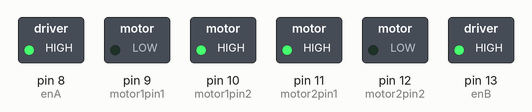
Recording of a sketch running on a simulated Arduino Uno, built with avr-gcc and run on an emulated ATmega328P. Shown: switched loads named in the sketch (green lamp = pin HIGH).

Above: at 0.1 s.
Timing chart, 0 to 1.6 s (numbered marks = the images above):
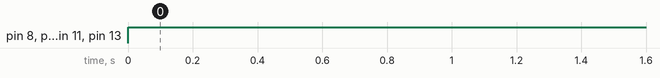

The sketch:

motor_sketch.ino
```cpp
int motor1pin1 = 9;
int motor1pin2 = 10;

int motor2pin1 = 11;
int motor2pin2 = 12;
int enA = 8;
int enB = 13;

int spdL = 128;
int spdR = 128;

void setup() {
  // put your setup code here, to run once:
  pinMode(motor1pin1, OUTPUT);
  pinMode(motor1pin2, OUTPUT);
  pinMode(motor2pin1, OUTPUT);
  pinMode(motor2pin2, OUTPUT);

  pinMode(enA, OUTPUT);
  pinMode(enB, OUTPUT);
}

void loop() {
  // put your main code here, to run repeatedly:

  //Controlling speed (0 = off and 255 = max speed):
  analogWrite(enA, spdR); //ENA pin
  analogWrite(enB, spdL); //ENB pin

  //Controlling spin direction of motors:
  digitalWrite(motor1pin1, LOW);
  digitalWrite(motor1pin2, HIGH);

  digitalWrite(motor2pin1, HIGH);
  digitalWrite(motor2pin2, LOW);
  delay(1000);
}
```

Measured:
- by itself, pin 8 (enA), pin 10 (motor1pin2), pin 11 (motor2pin1), pin 13 (enB): LOW → HIGH at 0.00 s
